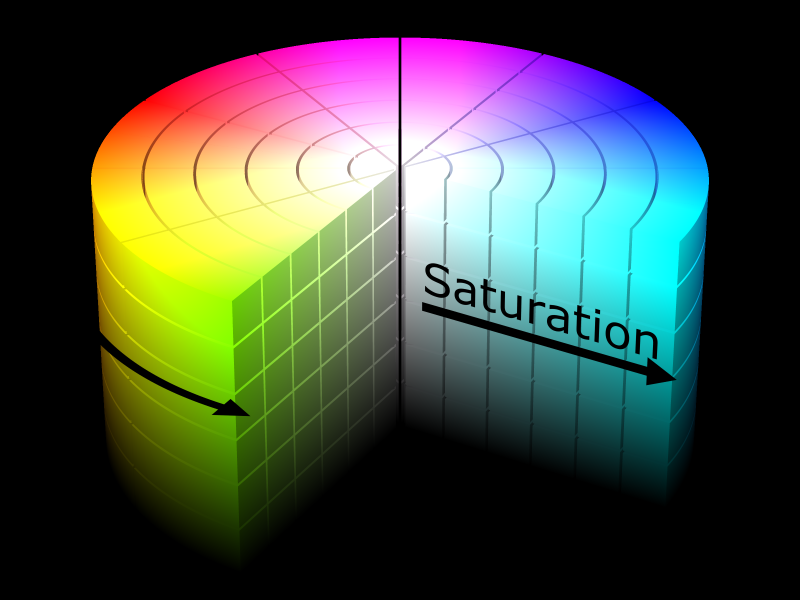
#> input picture DAY 1/Color models/HSV_color_solid_cylinder.png, 2400 x 1800 px, given in place of the camera (shown at 1/3 size)
$ python object_tracking_using_colors.py
#> lines starting #> are read from the running program, lines starting #| are printed output that depends on the picture; after the words box and inside, x2 and y2 are one past the last pixel; in counts of white or black regions, pixels touching at a corner belong together
import cv2
import numpy as np

def main():
    cam = cv2.VideoCapture(0)
    window = 'Original'
    filename = 'Original.avi'
    filename_b = 'Blue.avi'
    filename_g = 'Green.avi'
    filename_r = 'Red.avi'
    filename_sk = 'Skin.avi'
    codec = cv2.VideoWriter_fourcc('X','V','I','D')
    framerate = 24
    resolution = (640,480)
    video_orginal = cv2.VideoWriter(filename, codec, framerate, resolution)
    video_blue = cv2.VideoWriter(filename_b, codec, framerate, resolution)
    video_green = cv2.VideoWriter(filename_g, codec, framerate, resolution)
    video_red = cv2.VideoWriter(filename_r, codec, framerate, resolution)
    video_skin = cv2.VideoWriter(filename_sk, codec, framerate, resolution)
    if cam.isOpened():
        ret, frame = cam.read()
#> frame is the input picture: shape (1800, 2400, 3); mean B, G, R 65, 75.8, 67.3
        print(ret)
#| True
    else:
        ret = False
        print(ret)
        #break
    while ret:
        ret, frame = cam.read()
        hsv = cv2.cvtColor(frame, cv2.COLOR_BGR2HSV)
#> hsv: shape (1800, 2400, 3); mean H, S, V 38.7, 82.1, 93.5

        #tracking of blue color
        low = np.array([100, 50, 50])
        high = np.array([140, 255, 255])

        #tracking of green color
        low_green = np.array([40, 50, 50])
        high_green = np.array([80, 255, 255])

        #tracking of red color
        low_red = np.array([140, 150, 0])
        high_red = np.array([180, 255, 255])

        #trcking skin color
        low_skin = np.array([0,30,60])#0, 48, 80
        high_skin = np.array([20,150,179])#20, 255, 255

        #binary matrix
        image_mask = cv2.inRange(hsv, low, high)
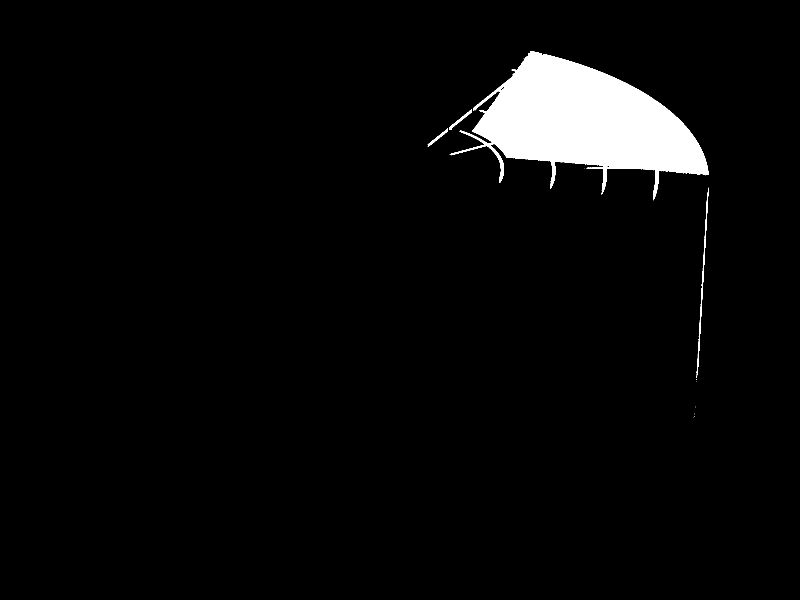
#> image_mask: shape (1800, 2400) (shown at 1/3 size); 3.9% white; 14 white regions (10 under 20 px), largest, box (x1, y1, x2, y2) and area: (1351, 153, 2126, 601) 163910, (2090, 563, 2126, 1127) 1678, (1348, 328, 1416, 390) 598, (1283, 385, 1344, 441) 503
        image_mask_green = cv2.inRange(hsv, low_green, high_green)
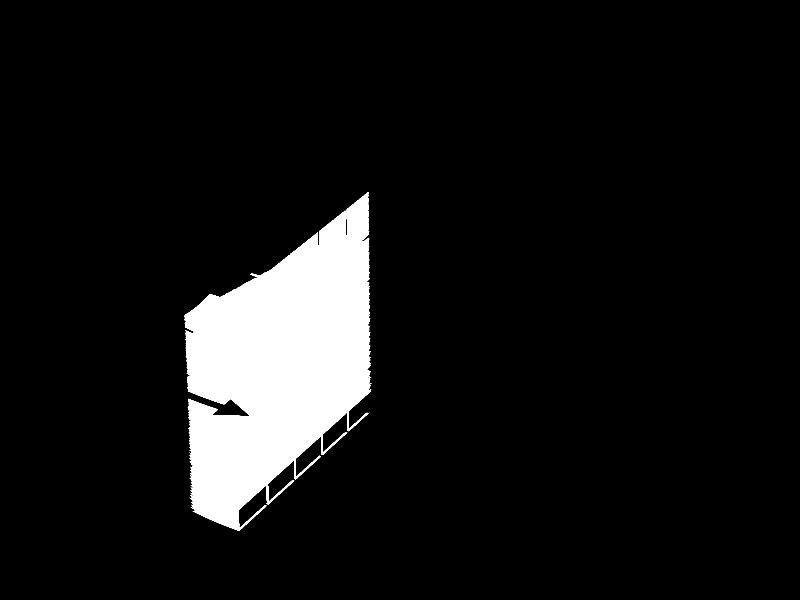
#> image_mask_green: shape (1800, 2400) (shown at 1/3 size); 7.9% white; 14 white regions (13 under 20 px), largest, box (x1, y1, x2, y2) and area: (553, 576, 1115, 1593) 342583
        image_mask_red = cv2.inRange(hsv, low_red, high_red)
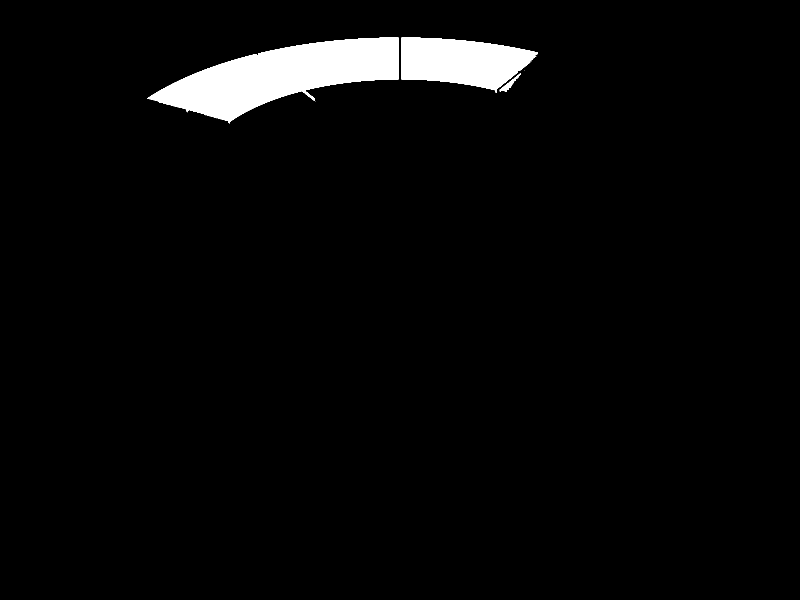
#> image_mask_red: shape (1800, 2400) (shown at 1/3 size); 3.3% white; 4 white regions (1 under 20 px), largest, box (x1, y1, x2, y2) and area: (442, 113, 1196, 370) 95819, (1204, 113, 1614, 278) 45915, (1499, 220, 1563, 275) 731
        image_mask_skin = cv2.inRange(hsv, low_skin, high_skin)
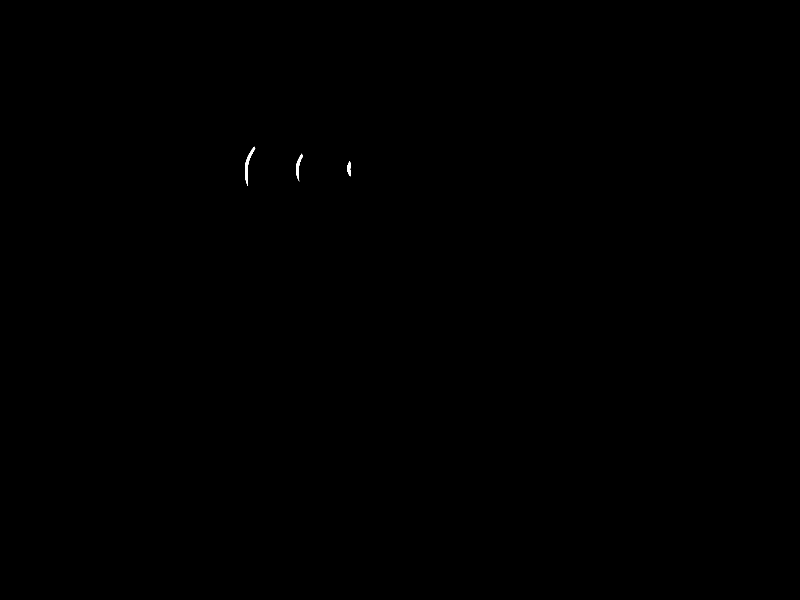
#> image_mask_skin: shape (1800, 2400) (shown at 1/3 size); 0.04% white; 3 white regions, box (x1, y1, x2, y2) and area: (735, 440, 766, 558) 853, (888, 461, 908, 544) 579, (1042, 483, 1052, 529) 289

        #display image_mask
        #cv2.imshow('image mask', image_mask)

        kernel = cv2.getStructuringElement(cv2.MORPH_ELLIPSE, (3, 3))
        image_mask_skin = cv2.erode(image_mask_skin, kernel, iterations = 2)
#> image_mask_skin: shape (1800, 2400); 0.02% white; 4 white regions, box (x1, y1, x2, y2) and area: (737, 455, 758, 548) 354, (890, 466, 906, 534) 266, (1044, 488, 1050, 523) 109, (756, 444, 764, 454) 36
        image_mask_skin = cv2.dilate(image_mask_skin, kernel, iterations = 2)
#> image_mask_skin: shape (1800, 2400); 0.04% white; 3 white regions, box (x1, y1, x2, y2) and area: (735, 442, 766, 550) 822, (888, 464, 908, 536) 550, (1042, 486, 1052, 525) 261

        # blur the mask to help remove noise, then apply the
        # mask to the frame
        image_mask_skin = cv2.GaussianBlur(image_mask_skin, (3, 3), 0)

        #output after and operation
        output_blue = cv2.bitwise_and(frame, frame, mask = image_mask)
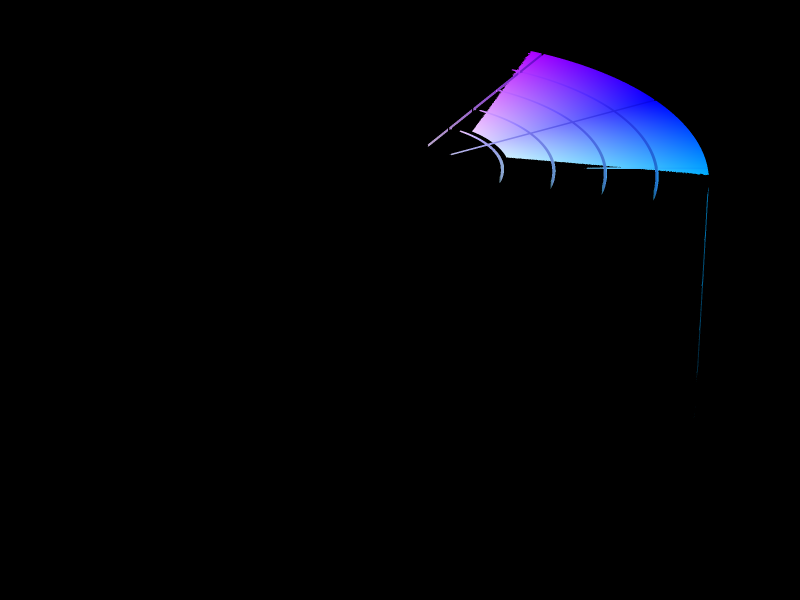
#> output_blue: shape (1800, 2400, 3) (shown at 1/3 size); mean B, G, R 9.7, 4.3, 4.1
        output_green = cv2.bitwise_and(frame, frame, mask = image_mask_green)
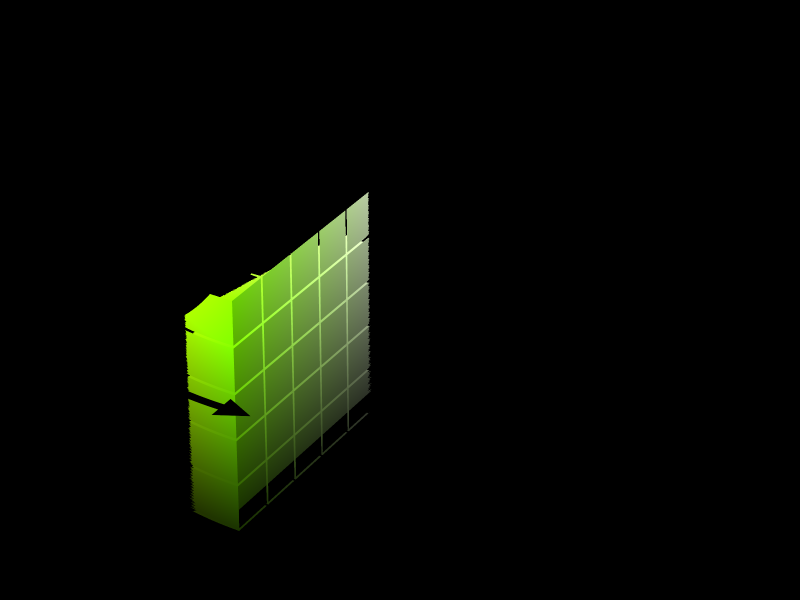
#> output_green: shape (1800, 2400, 3) (shown at 1/3 size); mean B, G, R 3.1, 11.4, 7.6
        output_red = cv2.bitwise_and(frame, frame, mask = image_mask_red)
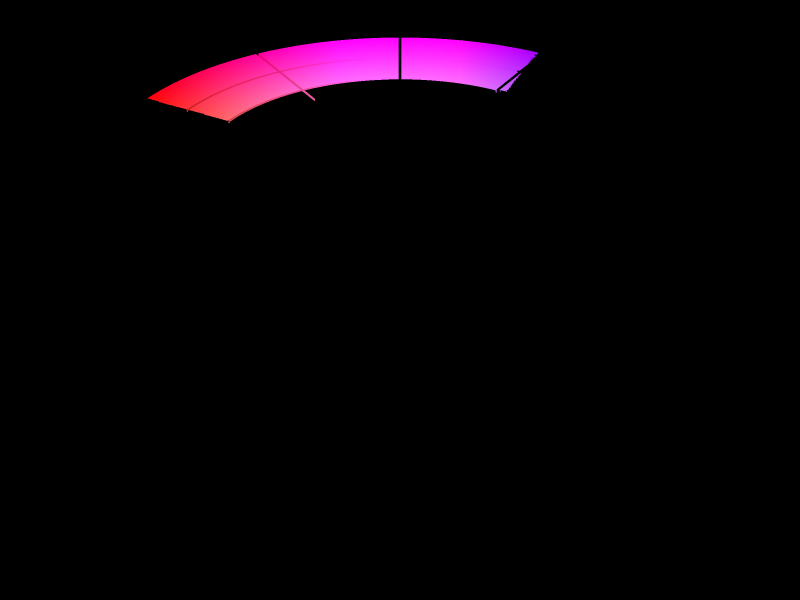
#> output_red: shape (1800, 2400, 3) (shown at 1/3 size); mean B, G, R 6.6, 1.7, 8.2
        output_skin = cv2.bitwise_and(frame, frame, mask = image_mask_skin)
        #display the output
        cv2.imshow('Output_blue', output_blue)
        cv2.imshow('Output_green', output_green)
        cv2.imshow('Output_red', output_red)
        cv2.imshow('Output skin', output_skin)
        #cv2.imshow('Output skin', np.hstack([frame, output_skin]))
        cv2.imshow(window, output_skin)

        #save videos
        video_orginal.write(frame)
        video_blue.write(output_blue)
        video_green.write(output_green)
        video_red.write(output_red)
        video_skin.write(output_skin)
        if cv2.waitKey(1) == 27:
#> (key Esc is pressed here)
            break
    cv2.destroyAllWindows()
    cam.release()

if __name__ == '__main__':
    main()
